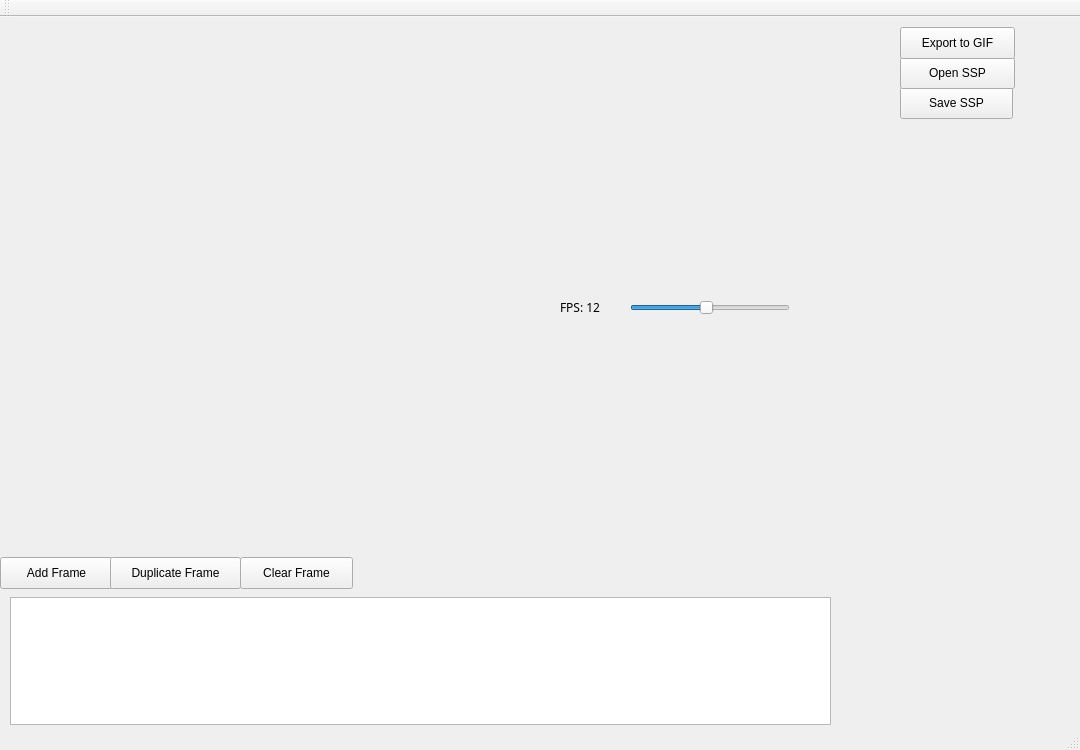
<?xml version="1.0" encoding="UTF-8"?>
<ui version="4.0">
 <class>MainWindow</class>
 <widget class="QMainWindow" name="MainWindow">
  <property name="geometry">
   <rect>
    <x>0</x>
    <y>0</y>
    <width>1080</width>
    <height>750</height>
   </rect>
  </property>
  <property name="windowTitle">
   <string>Sprite Hero</string>
  </property>
  <widget class="QWidget" name="centralWidget">
   <widget class="QPushButton" name="addFrameButton">
    <property name="geometry">
     <rect>
      <x>0</x>
      <y>540</y>
      <width>113</width>
      <height>32</height>
     </rect>
    </property>
    <property name="text">
     <string>Add Frame</string>
    </property>
   </widget>
   <widget class="QLabel" name="animationPanelLabel">
    <property name="geometry">
     <rect>
      <x>560</x>
      <y>10</y>
      <width>256</width>
      <height>256</height>
     </rect>
    </property>
    <property name="text">
     <string/>
    </property>
   </widget>
   <widget class="QTableWidget" name="tableWidget">
    <property name="geometry">
     <rect>
      <x>10</x>
      <y>580</y>
      <width>821</width>
      <height>128</height>
     </rect>
    </property>
    <property name="editTriggers">
     <set>QAbstractItemView::NoEditTriggers</set>
    </property>
    <attribute name="horizontalHeaderVisible">
     <bool>false</bool>
    </attribute>
    <attribute name="horizontalHeaderHighlightSections">
     <bool>false</bool>
    </attribute>
    <attribute name="verticalHeaderVisible">
     <bool>false</bool>
    </attribute>
    <attribute name="verticalHeaderHighlightSections">
     <bool>false</bool>
    </attribute>
   </widget>
   <widget class="QPushButton" name="duplicateFrameButton">
    <property name="geometry">
     <rect>
      <x>110</x>
      <y>540</y>
      <width>131</width>
      <height>32</height>
     </rect>
    </property>
    <property name="text">
     <string>Duplicate Frame</string>
    </property>
   </widget>
   <widget class="QPushButton" name="clearFrameButton">
    <property name="geometry">
     <rect>
      <x>240</x>
      <y>540</y>
      <width>113</width>
      <height>32</height>
     </rect>
    </property>
    <property name="text">
     <string>Clear Frame</string>
    </property>
   </widget>
   <widget class="QSlider" name="fpsSlider">
    <property name="geometry">
     <rect>
      <x>630</x>
      <y>280</y>
      <width>160</width>
      <height>22</height>
     </rect>
    </property>
    <property name="minimum">
     <number>1</number>
    </property>
    <property name="maximum">
     <number>24</number>
    </property>
    <property name="value">
     <number>12</number>
    </property>
    <property name="orientation">
     <enum>Qt::Horizontal</enum>
    </property>
   </widget>
   <widget class="QLabel" name="fpsLabel">
    <property name="geometry">
     <rect>
      <x>560</x>
      <y>280</y>
      <width>61</width>
      <height>20</height>
     </rect>
    </property>
    <property name="font">
     <font>
      <family>Phosphate</family>
     </font>
    </property>
    <property name="text">
     <string>FPS: 12</string>
    </property>
   </widget>
   <widget class="ColorChooser" name="widget_2" native="true">
    <property name="geometry">
     <rect>
      <x>550</x>
      <y>320</y>
      <width>481</width>
      <height>251</height>
     </rect>
    </property>
   </widget>
   <widget class="QPushButton" name="saveButton">
    <property name="geometry">
     <rect>
      <x>900</x>
      <y>70</y>
      <width>113</width>
      <height>32</height>
     </rect>
    </property>
    <property name="text">
     <string>Save SSP</string>
    </property>
   </widget>
   <widget class="QPushButton" name="openButton">
    <property name="geometry">
     <rect>
      <x>900</x>
      <y>40</y>
      <width>115</width>
      <height>32</height>
     </rect>
    </property>
    <property name="text">
     <string>Open SSP</string>
    </property>
   </widget>
   <widget class="QPushButton" name="gifButton">
    <property name="geometry">
     <rect>
      <x>900</x>
      <y>10</y>
      <width>115</width>
      <height>32</height>
     </rect>
    </property>
    <property name="text">
     <string>Export to GIF</string>
    </property>
   </widget>
   <widget class="SpriteView" name="widget">
    <property name="geometry">
     <rect>
      <x>10</x>
      <y>10</y>
      <width>512</width>
      <height>512</height>
     </rect>
    </property>
    <property name="text">
     <string/>
    </property>
   </widget>
  </widget>
  <widget class="QToolBar" name="mainToolBar">
   <attribute name="toolBarArea">
    <enum>TopToolBarArea</enum>
   </attribute>
   <attribute name="toolBarBreak">
    <bool>false</bool>
   </attribute>
  </widget>
  <widget class="QStatusBar" name="statusBar"/>
 </widget>
 <layoutdefault spacing="6" margin="11"/>
 <customwidgets>
  <customwidget>
   <class>ColorChooser</class>
   <extends>QWidget</extends>
   <header>colorchooser.h</header>
   <container>1</container>
  </customwidget>
  <customwidget>
   <class>SpriteView</class>
   <extends>QLabel</extends>
   <header>spriteview.h</header>
  </customwidget>
 </customwidgets>
 <resources/>
 <connections/>
</ui>
